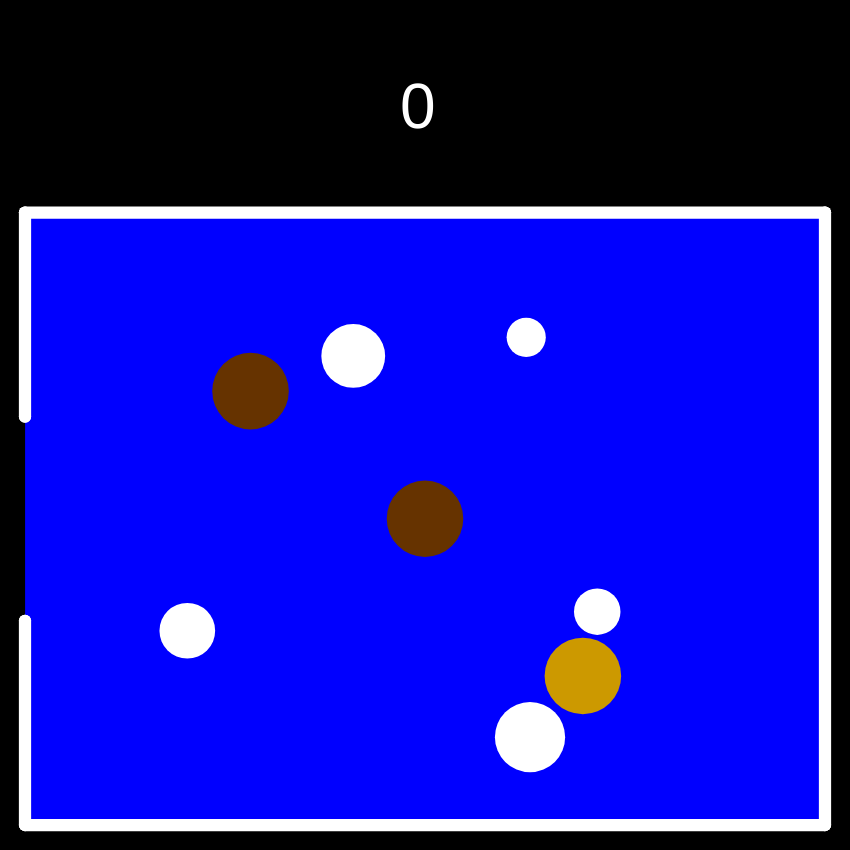
Frame 1 (no input)
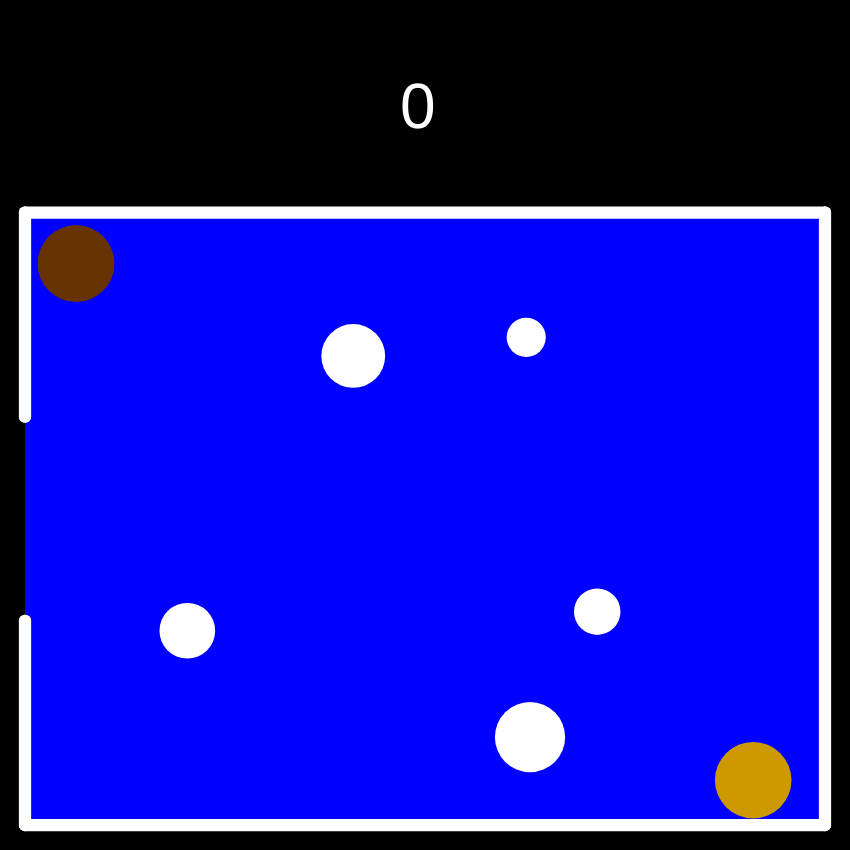
Frame 60 (no input)
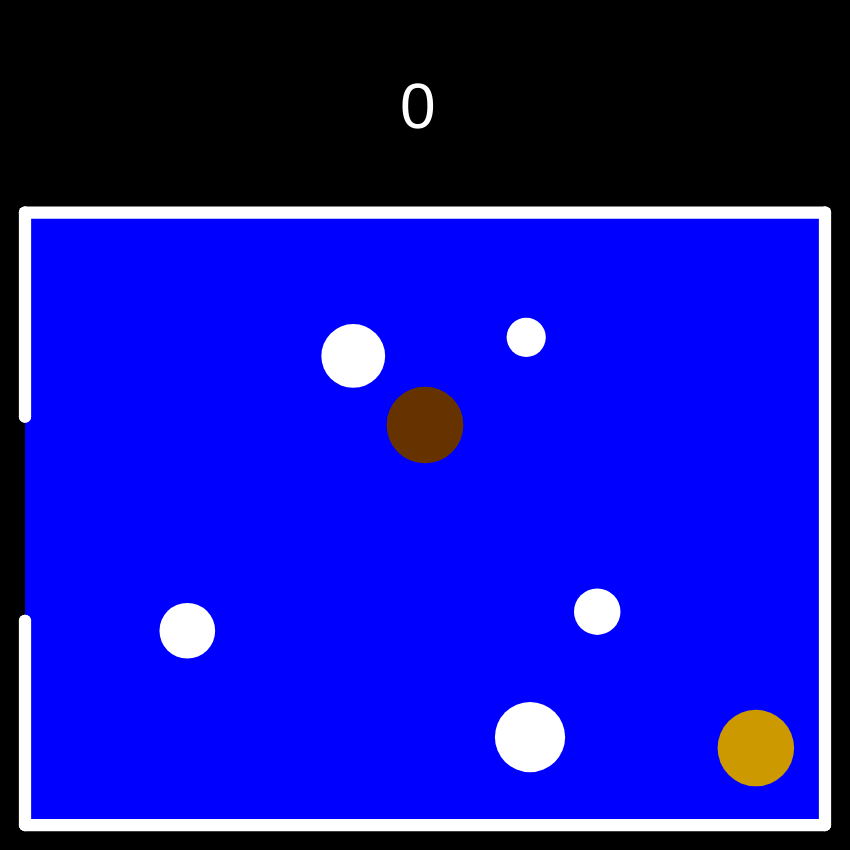
Frame 120 (the mouse pressed at the canvas centre since frame 60)

The p5.js sketch that drew these frames (run headless with seeded random() and noise() and a simulated clock; from frame 60 on, the mouse is pressed at the canvas centre):

// p5.js sketch
// ── sketch.js
const SCREEN_WIDTH = 850;               // wysokość okna gry
const SCREEN_LENGTH = 850;              // szerokość okna gry

const FIELD_OFFSET_X = 25;              // przesuniecie pola w osi X
const FIELD_OFFSET_Y = 25;              // przesuniecie pola w osi Y

const WIDTH = SCREEN_WIDTH * 6 / 8 - FIELD_OFFSET_Y;   // szerokość pola gry
const LENGTH = SCREEN_LENGTH - 2 * FIELD_OFFSET_X;    // długość pola gry

const WALL_SIZE = WIDTH / 50;

const GOAL_SIZE = WIDTH / 3;           // szerokość bramki
const BALL_SIZE = WIDTH / 8;            // wielkość piłki
const HAMMER_SIZE = WIDTH / 8;          // wielkość bijaka 
const POST_SIZE = WALL_SIZE * 1.5;      // wielkość słupka

const BALL_COLOR = "#cc9900";            // kolor piłki
const HAMMER_COLOR = "#663300";           // kolor bijaka

const TIME_EPSILON = 0.00001;
const DECELERATION_FACTOR = 0.02;

class Ball {
  constructor() {
    this.x = random(5 + BALL_SIZE / 2, LENGTH - BALL_SIZE / 2 - 5);
    this.y = random(5 + BALL_SIZE / 2, WIDTH - BALL_SIZE / 2 - 5);
    this.r = BALL_SIZE / 2;
    this.vx = random(-10, 10);
    this.vy = random(-10, 10);
  }

  draw() {
    noStroke();
    fill(BALL_COLOR);
    circle(this.x, this.y, 2 * this.r);
  }

  move(t) {
    this.x += t * this.vx;
    this.y += t * this.vy;
  }

  xt(t) {
    return this.x + t * this.vx;
  }

  yt(t) {
    return this.y + t * this.vy;
  }
}

class Wall {
  constructor(x1, y1, x2, y2) {
    this.x1 = x1;
    this.y1 = y1;
    this.x2 = x2;
    this.y2 = y2;
  }

  draw() {
    strokeWeight(WALL_SIZE);
    stroke(255);
    line(this.x1, this.y1, this.x2, this.y2);
  }

  findCollisionTime(ball) {
    const A = this.x2 - this.x1;
    const B = this.y2 - this.y1;
    const E = ball.x - this.x1;
    const F = ball.y - this.y1;
    const R = ball.r + WALL_SIZE / 2;

    const den = A * ball.vy - B * ball.vx;
    if (den == 0.0)
      return Infinity;

    const t1 = (B * E - A * F - R * sqrt(A * A + B * B)) / den;
    const t2 = (B * E - A * F + R * sqrt(A * A + B * B)) / den;

    const t = min(t1, t2);
    if (t < TIME_EPSILON)
      return Infinity;

    const u = (A * (ball.xt(t) - this.x1) + B * (ball.yt(t) - this.y1)) / (A * A + B * B);
    if ((u < 0.0) || (u > 1.0))
      return Infinity;

    return t - TIME_EPSILON;
  }

  handleCollision(ball) {
    const ax = -(this.y2 - this.y1);
    const ay = this.x2 - this.x1;
    const a = sqrt(ax * ax + ay * ay);

    const ex = ax / a;
    const ey = ay / a;

    const ue = ball.vx * ex + ball.vy * ey;
    const uz = - ball.vx * ey + ball.vy * ex;

    const ve = - ue;
    const vz = uz;

    const vx = ex * ve - ey * vz;
    const vy = ex * vz + ey * ve;

    ball.vx = vx;
    ball.vy = vy;
  }
}
class Post {
  constructor(x, y, r) {
    this.x = x;
    this.y = y;
    this.r = r;
    this.vx = 0;
    this.vy = 0; 
  }

  draw() {
    fill(255);
    noStroke();
    circle(this.x, this.y, this.r * 2);
  }

  findCollisionTime(ball) {
    const A = ball.x - this.x;
    const B = ball.y - this.y;
    const C = ball.vx - this.vx;
    const D = ball.vy - this.vy;
    const R = ball.r + this.r;
    const v2 = C * C + D * D;
    const delta = v2 * R * R - pow(A * D - B * C, 2);
    if (delta < 0) {
      return Infinity;
    }

    const t1 = (-A * C - B * D - sqrt(delta)) / v2;
    const t2 = (-A * C - B * D + sqrt(delta)) / v2;

    let t = min(t1, t2);
    if (t > TIME_EPSILON)
      return t - TIME_EPSILON;

    t = max(t1, t2);
    if (t > TIME_EPSILON)
      return t - TIME_EPSILON;

    return Infinity;
  }

  handleCollision(ball) {
    const ax = ball.x - this.x;
    const ay = ball.y - this.y;
    const a = sqrt(ax * ax + ay * ay);

    const ex = ax / a;
    const ey = ay / a;

    const ue = ball.vx * ex + ball.vy * ey;
    const uz = - ball.vx * ey + ball.vy * ex;

    const ve = - ue;
    const vz = uz;

    const vx = ex * ve - ey * vz;
    const vy = ex * vz + ey * ve;

    ball.vx = vx;
    ball.vy = vy;
  }
}

class Hammer {
  constructor() {
    this.x = LENGTH / 2;
    this.y = WIDTH / 2;
    this.r = HAMMER_SIZE / 2;
    this.vx = 0;
    this.vy = 0;
  }

  draw() {
    fill(HAMMER_COLOR);
    noStroke();
    circle(this.x, this.y, this.r * 2);
  }

  findCollisionTime(ball) {
    const A = ball.x - this.x;
    const B = ball.y - this.y;
    const C = ball.vx - this.vx;
    const D = ball.vy - this.vy;
    const R = ball.r + this.r;
    const v2 = C * C + D * D;
    const delta = v2 * R * R - pow(A * D - B * C, 2);
    if (delta < 0) {
      return Infinity;
    }

    const t1 = (-A * C - B * D - sqrt(delta)) / v2;
    const t2 = (-A * C - B * D + sqrt(delta)) / v2;

    let t = min(t1, t2);
    if (t > TIME_EPSILON)
      return t - TIME_EPSILON;

    t = max(t1, t2);
    if (t > TIME_EPSILON)
      return t - TIME_EPSILON;

    return Infinity;
  }

  handleCollision(ball) {
    const ax = ball.x - this.x;
    const ay = ball.y - this.y;
    const a = sqrt(ax * ax + ay * ay);

    const ex = ax / a;
    const ey = ay / a;

    const uhe = this.vx * ex + this.vy * ey;
    const uhz = -this.vx * ey + this.vy * ex;

    const ube = ball.vx * ex + ball.vy * ey;
    const ubz = - ball.vx * ey + ball.vy * ex;

    const vhe = uhe;
    const vhz = uhz;

    const vbe = 2 * uhe - ube;
    const vbz = ubz;

    const vhx = ex * vhe - ey * vhz;
    const vhy = ex * vhz + ey * vhe;

    const vbx = ex * vbe - ey * vbz;
    const vby = ex * vbz + ey * vbe;

    ball.vx = vbx;
    ball.vy = vby;
  }

  move(t) {
    this.x += this.vx * t;
    this.y += this.vy * t;
  }

  prepMove(mx, my) {
    mx = constrain(mx, HAMMER_SIZE / 1.5, LENGTH - HAMMER_SIZE / 1.5);
    my = constrain(my, HAMMER_SIZE / 1.5, WIDTH - HAMMER_SIZE / 1.5);

    this.vx = (mx - this.x) / 2;
    this.vy = (my - this.y) / 2;
  }
}

let points = 0;
let hammer;
let ball;
let obstacles = new Array();

function buildWalls(pts) {
  for (var i = 0; i < pts.length / 2 - 1; i++)
    obstacles.push(new Wall(pts[2 * i + 0], pts[2 * i + 1], pts[2 * i + 2], pts[2 * i + 3]));
  for (var i = 0; i < pts.length / 2; i++)
    obstacles.push(new Post(pts[2 * i + 0], pts[2 * i + 1], WALL_SIZE / 2));
}

function setup() {
  createCanvas(SCREEN_LENGTH, SCREEN_WIDTH);
  ball = new Ball();
  hammer = new Hammer();

  obstacles.push(hammer);
  buildWalls([0, WIDTH / 3, 0, 0, LENGTH, 0, LENGTH, WIDTH, 0, WIDTH, 0, WIDTH * 2 / 3]);

  for (var i = 0; i < 5; i++)
    obstacles.push(new Post(random(50, 700), random(50, 600), POST_SIZE + random(20)));
  // buildWalls([100, 300, 150, 100, 450, 300]);
}

function doMove() {
  let time = 1.0;
  while (time > 0.0) {
    let idx = -1;
    let tmin = time;

    // sprawdzenie czy nastąpi odbicie
    for (var i = 0; i < obstacles.length; i++) {
      const t = obstacles[i].findCollisionTime(ball);
      if (t < tmin) {
        tmin = t;
        idx = i;
      }
    }

    hammer.move(tmin);
    ball.move(tmin);
    if (idx != -1)
      obstacles[idx].handleCollision(ball);

    time -= tmin;
  }
}

function draw() {
  // odwrócenie układu współrzędnych (punkt (0,0) jest teraz w lewym, dolnym rogu)
  push();
  scale(1, -1);
  translate(FIELD_OFFSET_X, FIELD_OFFSET_Y - height);

  background(0);

  //rysowanie planszy
  fill(0, 0, 255);
  rect(0, 0, LENGTH, WIDTH);
  for (var i = 0; i < obstacles.length; i++)
    obstacles[i].draw();

  const mx = mouseX - FIELD_OFFSET_X;
  const my = height - mouseY - FIELD_OFFSET_Y;
  hammer.prepMove(mx, my);

  doMove();
  ball.draw();
  hammer.draw();
  ball.vx *= 1 - DECELERATION_FACTOR;
  ball.vy *= 1 - DECELERATION_FACTOR;

  if (ball.x < -ball.r) {
    points++;
    
    do {
      ball = new Ball();
      var dx = hammer.x - ball.x;
      var dy = hammer.y - ball.y;
    } while (sqrt(pow(dx, 2) + pow(dy, 2)) < ball.r + hammer.r);
  }

  pop();
  textSize(64);
  fill(255);
  text(points, LENGTH / 2, 0.15 * SCREEN_WIDTH);
}
